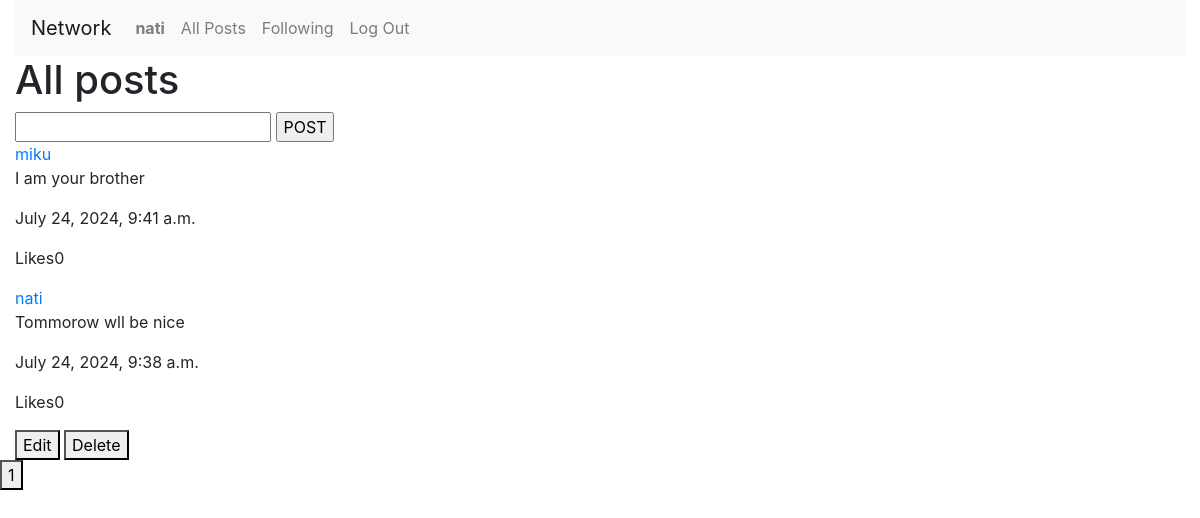
/ (signed in), run on the app's committed database.
### network/models.py (models this page shows)
class User(AbstractUser):
    pass

class Publish(models.Model):
    user = models.ForeignKey(User, on_delete=models.CASCADE, related_name="userPublish")
    content = models.TextField()
    time = models.DateTimeField(auto_now_add=True)
    likes = models.IntegerField(default=0)

### network/views.py (the view)
# urls.py: path("", views.index, name="index"),
def index(request):
    published = Publish.objects.all().order_by('-time')
    if request.user.is_authenticated:
        if Profile.objects.filter(user=request.user).exists():
           request.session['profileSet'] = Profile.objects.get(user=request.user).profileSet
        else:
           return HttpResponseRedirect(reverse("profile"))
        if request.session['profileSet']:
            return render(request, "network/index.html",{
                'published':published
            })
        else:
            return HttpResponseRedirect(reverse("profile"))
    return render(request, "network/index.html",{
        'published':published
    })

### network/templates/network/index.html (shortened to what this page needs)
{% extends "network/layout.html" %}
{% load static %}
{% block body %}
    <h1>
        All posts
    </h1>
    <form id="createpost" method = "post" action = "{% url 'publish' %}">
        <input type="text" name = "content">
        <input type="submit"  value="POST">
    </form>
    {% for publish in published %}
        <div class="published">
            <a href="#" class = "postuser">{{publish.user}}</a>
            <p class = "content">{{publish.content}}</p>
            <p class = "time">{{publish.time}}</p>
            <p class ="like">Likes{{publish.likes}}</p>
            {% if request.user.username == publish.user.username %}
                <button class="edit" data-postid = "{{publish.id}}">Edit</button>
                <button class="delete" data-postid = "{{publish.id}}">Delete</button>
            {%endif%}
        </div>
        {%empty%}
        <h1>No posts</h1>
    {% endfor %}
{% endblock %}

### network/templates/network/layout.html (shortened to what this page needs)
{% load static %}
<!DOCTYPE html>
<html lang="en">
    <head>
        <link rel="stylesheet" href="https://stackpath.bootstrapcdn.com/bootstrap/4.4.1/css/bootstrap.min.css">
        <link href="{% static 'network/styles.css' %}" rel="stylesheet">
    </head>
    <body>
        <div class="container-fluid">
            <nav class="navbar navbar-expand-lg navbar-light bg-light">
                <a class="navbar-brand" href="#">Network</a>
                <div>
                  <ul class="navbar-nav mr-auto">
                    {% if user.is_authenticated %}
                        <li class="nav-item">
                            <a class="nav-link" href="#"><strong>{{ user.username }}</strong></a>
                        </li>
                    {% endif %}
                    <li class="nav-item">
                      <a class="nav-link" href="{% url 'index' %}">All Posts</a>
                    </li>
                    {% if user.is_authenticated %}
                        <li class="nav-item">
                            <a class="nav-link" href="#" id = "followingPage">Following</a>
                        </li>
                        <li class="nav-item">
                            <a class="nav-link" href="{% url 'logout' %}">Log Out</a>
                        </li>
                    {% endif %}
                  </ul>
                </div>
              </nav>
              <div class="body">
                {% block body %}
                {% endblock %}
            </div>
        </div>
    </body>
</html>

### data on the page
User: username "nati"
Publish: user "miku", content "I am your brother", time "July 24, 2024, 9:41 a.m.", likes "0"
Publish: user "nati", content "Tommorow wll be nice", time "July 24, 2024, 9:38 a.m.", likes "0"
